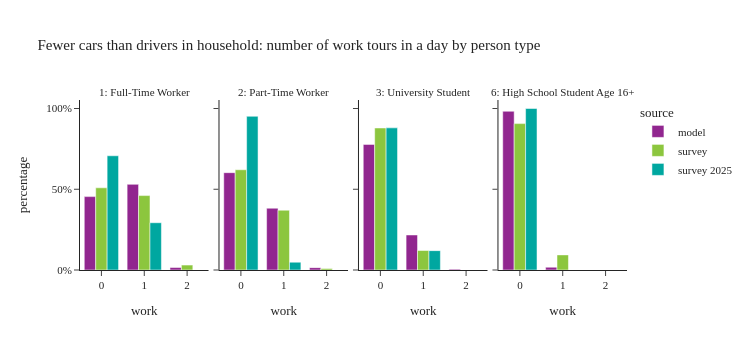

Source (notebook cell):
### Code cell
plot_work_tour_ptype(per_data[(per_data['ptype'].isin(worker_ptype)) & (per_data['auto_ownership'] < per_data['num_drivers'])],"Fewer cars than drivers in household: number of work tours in a day by person type")

### Figure 1 — Plotly figure (JSON) as saved in the notebook; plotly's stock layout.template omitted (floating-point values rounded to 4 significant figures)
{"data": [{"alignmentgroup": "True", "customdata": [[331646], [387063], [11109]], "hovertemplate": "source=model<br>ptype_label=1: Full-Time Worker<br>work=%{x}<br>percentage=%{y}<br>sample_size=%{customdata[0]}<extra></extra>", "legendgroup": "model", "marker": {"color": "#91268F", "pattern": {"shape": ""}}, "name": "model", "offsetgroup": "model", "orientation": "v", "showlegend": true, "textposition": "auto", "type": "bar", "x": [0.0, 1.0, 2.0], "xaxis": "x", "y": [0.4544, 0.5304, 0.01522], "yaxis": "y"}, {"alignmentgroup": "True", "customdata": [[95089], [60359], [2314]], "hovertemplate": "source=model<br>ptype_label=2: Part-Time Worker<br>work=%{x}<br>percentage=%{y}<br>sample_size=%{customdata[0]}<extra></extra>", "legendgroup": "model", "marker": {"color": "#91268F", "pattern": {"shape": ""}}, "name": "model", "offsetgroup": "model", "orientation": "v", "showlegend": false, "textposition": "auto", "type": "bar", "x": [0.0, 1.0, 2.0], "xaxis": "x2", "y": [0.6027, 0.3826, 0.01467], "yaxis": "y2"}, {"alignmentgroup": "True", "customdata": [[87113], [24283], [596]], "hovertemplate": "source=model<br>ptype_label=3: University Student<br>work=%{x}<br>percentage=%{y}<br>sample_size=%{customdata[0]}<extra></extra>", "legendgroup": "model", "marker": {"color": "#91268F", "pattern": {"shape": ""}}, "name": "model", "offsetgroup": "model", "orientation": "v", "showlegend": false, "textposition": "auto", "type": "bar", "x": [0.0, 1.0, 2.0], "xaxis": "x3", "y": [0.7779, 0.2168, 0.005322], "yaxis": "y3"}, {"alignmentgroup": "True", "customdata": [[80615], [1413]], "hovertemplate": "source=model<br>ptype_label=6: High School Student Age 16+<br>work=%{x}<br>percentage=%{y}<br>sample_size=%{customdata[0]}<extra></extra>", "legendgroup": "model", "marker": {"color": "#91268F", "pattern": {"shape": ""}}, "name": "model", "offsetgroup": "model", "orientation": "v", "showlegend": false, "textposition": "auto", "type": "bar", "x": [0.0, 1.0], "xaxis": "x4", "y": [0.9828, 0.01723], "yaxis": "y4"}, {"alignmentgroup": "True", "customdata": [[691], [545], [12]], "hovertemplate": "source=survey<br>ptype_label=1: Full-Time Worker<br>work=%{x}<br>percentage=%{y}<br>sample_size=%{customdata[0]}<extra></extra>", "legendgroup": "survey", "marker": {"color": "#8CC63E", "pattern": {"shape": ""}}, "name": "survey", "offsetgroup": "survey", "orientation": "v", "showlegend": true, "textposition": "auto", "type": "bar", "x": [0.0, 1.0, 2.0], "xaxis": "x", "y": [0.5089, 0.4608, 0.03032], "yaxis": "y"}, {"alignmentgroup": "True", "customdata": [[254], [100], [5]], "hovertemplate": "source=survey<br>ptype_label=2: Part-Time Worker<br>work=%{x}<br>percentage=%{y}<br>sample_size=%{customdata[0]}<extra></extra>", "legendgroup": "survey", "marker": {"color": "#8CC63E", "pattern": {"shape": ""}}, "name": "survey", "offsetgroup": "survey", "orientation": "v", "showlegend": false, "textposition": "auto", "type": "bar", "x": [0.0, 1.0, 2.0], "xaxis": "x2", "y": [0.6207, 0.3702, 0.009108], "yaxis": "y2"}, {"alignmentgroup": "True", "customdata": [[198], [35]], "hovertemplate": "source=survey<br>ptype_label=3: University Student<br>work=%{x}<br>percentage=%{y}<br>sample_size=%{customdata[0]}<extra></extra>", "legendgroup": "survey", "marker": {"color": "#8CC63E", "pattern": {"shape": ""}}, "name": "survey", "offsetgroup": "survey", "orientation": "v", "showlegend": false, "textposition": "auto", "type": "bar", "x": [0.0, 1.0], "xaxis": "x3", "y": [0.8794, 0.1206], "yaxis": "y3"}, {"alignmentgroup": "True", "customdata": [[63], [2]], "hovertemplate": "source=survey<br>ptype_label=6: High School Student Age 16+<br>work=%{x}<br>percentage=%{y}<br>sample_size=%{customdata[0]}<extra></extra>", "legendgroup": "survey", "marker": {"color": "#8CC63E", "pattern": {"shape": ""}}, "name": "survey", "offsetgroup": "survey", "orientation": "v", "showlegend": false, "textposition": "auto", "type": "bar", "x": [0.0, 1.0], "xaxis": "x4", "y": [0.9064, 0.0936], "yaxis": "y4"}, {"alignmentgroup": "True", "customdata": [[356], [103]], "hovertemplate": "source=survey 2025<br>ptype_label=1: Full-Time Worker<br>work=%{x}<br>percentage=%{y}<br>sample_size=%{customdata[0]}<extra></extra>", "legendgroup": "survey 2025", "marker": {"color": "#00A7A0", "pattern": {"shape": ""}}, "name": "survey 2025", "offsetgroup": "survey 2025", "orientation": "v", "showlegend": true, "textposition": "auto", "type": "bar", "x": [0.0, 1.0], "xaxis": "x", "y": [0.7073, 0.2927], "yaxis": "y"}, {"alignmentgroup": "True", "customdata": [[78], [17]], "hovertemplate": "source=survey 2025<br>ptype_label=2: Part-Time Worker<br>work=%{x}<br>percentage=%{y}<br>sample_size=%{customdata[0]}<extra></extra>", "legendgroup": "survey 2025", "marker": {"color": "#00A7A0", "pattern": {"shape": ""}}, "name": "survey 2025", "offsetgroup": "survey 2025", "orientation": "v", "showlegend": false, "textposition": "auto", "type": "bar", "x": [0.0, 1.0], "xaxis": "x2", "y": [0.9517, 0.04831], "yaxis": "y2"}, {"alignmentgroup": "True", "customdata": [[60], [9]], "hovertemplate": "source=survey 2025<br>ptype_label=3: University Student<br>work=%{x}<br>percentage=%{y}<br>sample_size=%{customdata[0]}<extra></extra>", "legendgroup": "survey 2025", "marker": {"color": "#00A7A0", "pattern": {"shape": ""}}, "name": "survey 2025", "offsetgroup": "survey 2025", "orientation": "v", "showlegend": false, "textposition": "auto", "type": "bar", "x": [0.0, 1.0], "xaxis": "x3", "y": [0.8802, 0.1198], "yaxis": "y3"}, {"alignmentgroup": "True", "customdata": [[44]], "hovertemplate": "source=survey 2025<br>ptype_label=6: High School Student Age 16+<br>work=%{x}<br>percentage=%{y}<br>sample_size=%{customdata[0]}<extra></extra>", "legendgroup": "survey 2025", "marker": {"color": "#00A7A0", "pattern": {"shape": ""}}, "name": "survey 2025", "offsetgroup": "survey 2025", "orientation": "v", "showlegend": false, "textposition": "auto", "type": "bar", "x": [0.0], "xaxis": "x4", "y": [1.0], "yaxis": "y4"}], "layout": {"annotations": [{"font": {}, "showarrow": false, "text": "1: Full-Time Worker", "x": 0.1175, "xanchor": "center", "xref": "paper", "y": 1.0, "yanchor": "bottom", "yref": "paper"}, {"font": {}, "showarrow": false, "text": "2: Part-Time Worker", "x": 0.3725, "xanchor": "center", "xref": "paper", "y": 1.0, "yanchor": "bottom", "yref": "paper"}, {"font": {}, "showarrow": false, "text": "3: University Student", "x": 0.6275, "xanchor": "center", "xref": "paper", "y": 1.0, "yanchor": "bottom", "yref": "paper"}, {"font": {}, "showarrow": false, "text": "6: High School Student Age 16+", "x": 0.8825, "xanchor": "center", "xref": "paper", "y": 1.0, "yanchor": "bottom", "yref": "paper"}], "barmode": "group", "height": 350, "legend": {"title": {"text": "source"}, "tracegroupgap": 0}, "title": {"text": "Fewer cars than drivers in household: number of work tours in a day by person type"}, "width": 750, "xaxis": {"anchor": "y", "domain": [0.0, 0.235], "title": {"text": "work"}}, "xaxis2": {"anchor": "y2", "domain": [0.255, 0.49], "matches": "x", "title": {"text": "work"}}, "xaxis3": {"anchor": "y3", "domain": [0.51, 0.745], "matches": "x", "title": {"text": "work"}}, "xaxis4": {"anchor": "y4", "domain": [0.765, 1.0], "matches": "x", "title": {"text": "work"}}, "yaxis": {"anchor": "x", "domain": [0.0, 1.0], "tickformat": ".0%", "title": {"text": "percentage"}}, "yaxis2": {"anchor": "x2", "domain": [0.0, 1.0], "matches": "y", "showticklabels": false, "tickformat": ".0%"}, "yaxis3": {"anchor": "x3", "domain": [0.0, 1.0], "matches": "y", "showticklabels": false}, "yaxis4": {"anchor": "x4", "domain": [0.0, 1.0], "matches": "y", "showticklabels": false}}}
